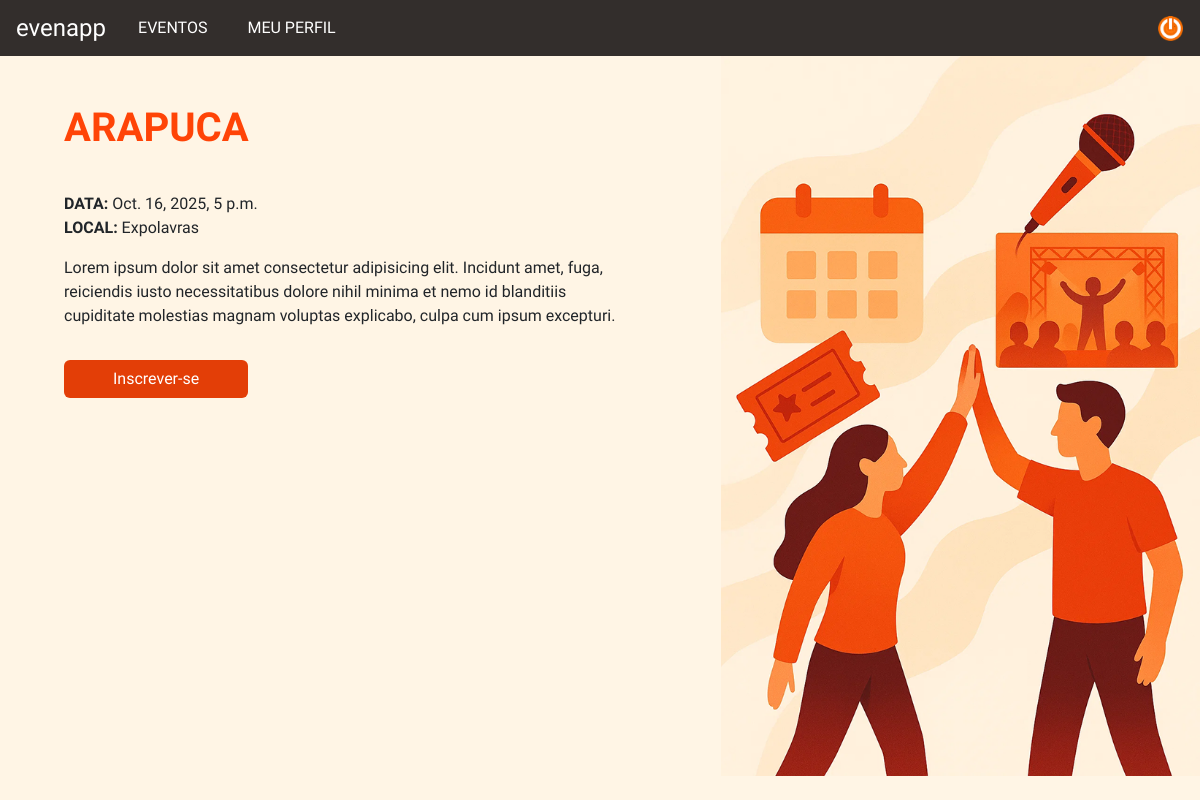
/eventos/1/, run on the app's committed database.
### evenapp/models.py (models this page shows, shortened)
class Evento(models.Model):
    titulo = models.CharField(max_length=255)
    data = models.DateTimeField()
    local = models.CharField(max_length=255)
    organizador = models.ForeignKey(
        Usuario,
        on_delete=models.CASCADE,
        related_name='eventos_organizados'
    )

### evenapp/views.py (the view)
# urls.py: path('eventos/<int:id>/', views.details, name='details'),
def details(request, id):
    evento = get_object_or_404(Evento, id=id)
    return render(request, 'events/details.html', {'evento': evento})

### evenapp/templates/events/details.html
{% extends "base.html" %}
{% load static %}
{% block extra_css %}
<link rel="stylesheet" href="{% static 'css/details.css' %}">
{% endblock %}
{% block content %}
<div class="container event-info">
    <div class="row">
        <div class="col-7 details">
            <h1 class="title pt-5">{{evento.titulo}}</h1>
            <div class="info">
                <p class="event-date"><b>DATA:</b> {{evento.data}}</p>
                <p class="event-local"><b>LOCAL:</b> {{evento.local}}</p>
                <p>Lorem ipsum dolor sit amet consectetur adipisicing elit. Incidunt amet, fuga, reiciendis iusto
                    necessitatibus dolore nihil minima et nemo id blanditiis cupiditate molestias magnam voluptas
                    explicabo, culpa cum ipsum excepturi.</p>
                <button type="button" class="subscribe btn px-5 mt-3">Inscrever-se</button>
            </div>
        </div>
        <div class="col-5 image">
            <img src="{% static 'img/details.png' %}" alt="Imagem de evento">
        </div>
    </div>
</div>
{% endblock %}

### evenapp/static/css/style.css (style rules this page uses)
body { font-family: 'Luckiest Guy'; height: 100%; background-color: #FFF5E5; }

### evenapp/static/css/details.css (style rules this page uses)
.details { font-family: 'Roboto Condensed'; display: flex; flex-direction: column; }
h1.title { font-weight: bold; text-transform: uppercase; color: #FF4407 !important; margin-left: 4rem; }
.event-info { max-width: 100%; height: 90vh; margin: 0; padding: 0; }
.row { height: 90vh; }
.info { margin: 0 4rem; }
.event-date { margin: 2rem 0 0 0; }
button.subscribe { background-color: #E33E07; color: white; font-family: 'Roboto Condensed', sans-serif !important; }
.image { display: flex; justify-content: end; }
.image img { height: 90vh; }

### data on the page
Evento: titulo "ARAPUCA", data "Oct. 16, 2025, 5 p.m.", local "Expolavras"
